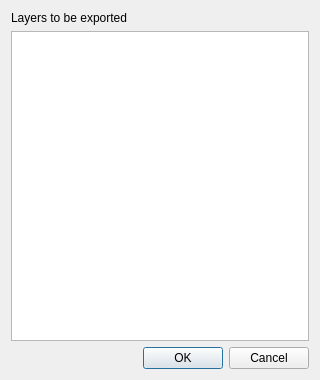
<?xml version="1.0" encoding="UTF-8"?>
<ui version="4.0">
 <class>Dialog</class>
 <widget class="QDialog" name="Dialog">
  <property name="geometry">
   <rect>
    <x>0</x>
    <y>0</y>
    <width>320</width>
    <height>380</height>
   </rect>
  </property>
  <property name="windowTitle">
   <string>Export styles</string>
  </property>
  <layout class="QVBoxLayout" name="verticalLayout">
   <item>
    <widget class="QLabel" name="selected_layers_list_label">
     <property name="text">
      <string>Layers to be exported</string>
     </property>
    </widget>
   </item>
   <item>
    <widget class="QListWidget" name="selected_layers_list_widget">
     <property name="selectionMode">
      <enum>QAbstractItemView::NoSelection</enum>
     </property>
    </widget>
   </item>
   <item>
    <widget class="QDialogButtonBox" name="button_box">
     <property name="orientation">
      <enum>Qt::Horizontal</enum>
     </property>
     <property name="standardButtons">
      <set>QDialogButtonBox::Cancel|QDialogButtonBox::Ok</set>
     </property>
    </widget>
   </item>
  </layout>
 </widget>
 <resources/>
 <connections>
  <connection>
   <sender>button_box</sender>
   <signal>accepted()</signal>
   <receiver>Dialog</receiver>
   <slot>accept()</slot>
   <hints>
    <hint type="sourcelabel">
     <x>159</x>
     <y>359</y>
    </hint>
    <hint type="destinationlabel">
     <x>159</x>
     <y>189</y>
    </hint>
   </hints>
  </connection>
  <connection>
   <sender>button_box</sender>
   <signal>rejected()</signal>
   <receiver>Dialog</receiver>
   <slot>reject()</slot>
   <hints>
    <hint type="sourcelabel">
     <x>159</x>
     <y>359</y>
    </hint>
    <hint type="destinationlabel">
     <x>159</x>
     <y>189</y>
    </hint>
   </hints>
  </connection>
 </connections>
</ui>
